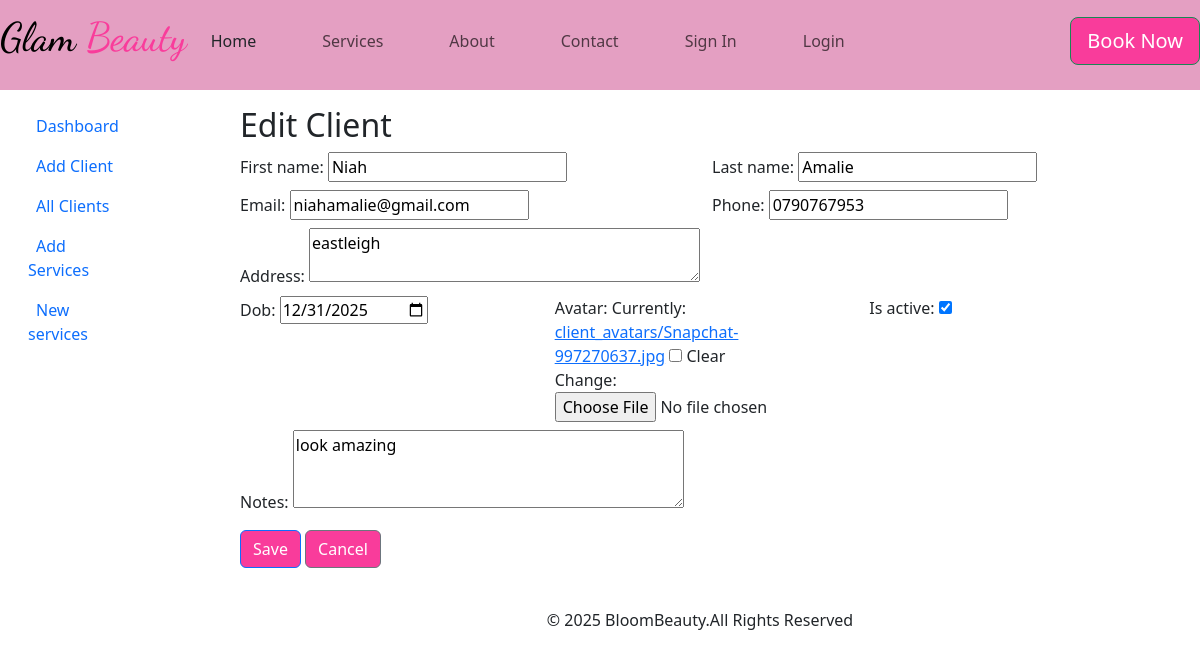
The app's page /6/edit/ (signed in) with its own data.
### cosmetics/models.py (models this page shows, shortened)
class Client(models.Model):
    STATUS_PENDING = 'pending'
    STATUS_APPROVED = 'approved'
    STATUS_REJECTED = 'rejected'
    STATUS_CHOICES = [
        (STATUS_PENDING, 'Pending'),
        (STATUS_APPROVED, 'Approved'),
        (STATUS_REJECTED, 'Rejected'),
    ]
    first_name = models.CharField(max_length=120, null=True, blank=True)
    last_name = models.CharField(max_length=120, blank=True)
    email = models.EmailField(unique=True)
    phone = models.CharField(max_length=30, blank=True)
    address = models.TextField(blank=True)
    dob = models.DateField(null=True, blank=True)
    notes = models.TextField(blank=True)
    avatar = models.ImageField(upload_to='client_avatars/', null=True, blank=True)
    is_active = models.BooleanField(default=True)
    status = models.CharField(max_length=20, choices=STATUS_CHOICES, default=STATUS_PENDING)
    reviewed_by = models.ForeignKey(
        settings.AUTH_USER_MODEL, null=True, blank=True, on_delete=models.SET_NULL, related_name='reviewed_clients'
    )
    reviewed_at = models.DateTimeField(null=True, blank=True)
    review_notes = models.TextField(blank=True)
    created_at = models.DateTimeField(auto_now_add=True)
    updated_at = models.DateTimeField(auto_now=True)
    class Meta:
        ordering = ['last_name', 'first_name']

### cosmetics/views.py (the view, shortened to what this page needs)
# urls.py: path('<int:pk>/edit/', views.ClientUpdateView.as_view(), name='edit'),
class ClientUpdateView(LoginRequiredMixin, UpdateView):
    model = Client
    form_class = ClientForm
    template_name = "clientform.html"
    success_url = reverse_lazy("list")

### cosmetics/forms.py (shortened to what this page needs)
class ClientForm(forms.ModelForm):
    class Meta:
        model = Client
        fields = [
            'first_name', 'last_name', 'email', 'phone',
            'address', 'dob', 'notes', 'avatar', 'is_active'
        ]
        widgets = {
            'dob': forms.DateInput(attrs={'type': 'date'}),
            'notes': forms.Textarea(attrs={'rows': 3}),
            'address': forms.Textarea(attrs={'rows': 2}),
        }

### cosmetics/templates/clientform.html (shortened to what this page needs)
{% extends "base.html" %}
{% load static %}
{% block content %}
<section class="p-3">
  <div class="container">
    <h2>{% if object %}Edit{% else %}Add{% endif %} Client</h2>
    <form method="POST" enctype="multipart/form-data">
      <div class="row">
        <div class="col-md-6">
          {{ form.first_name.label_tag }} {{ form.first_name }}
        </div>
        <div class="col-md-6">
          {{ form.last_name.label_tag }} {{ form.last_name }}
        </div>
      </div>
      <div class="row mt-2">
        <div class="col-md-6">
          {{ form.email.label_tag }} {{ form.email }}
        </div>
        <div class="col-md-6">
          {{ form.phone.label_tag }} {{ form.phone }}
        </div>
      </div>
      <div class="mt-2">
        {{ form.address.label_tag }} {{ form.address }}
      </div>
      <div class="row mt-2">
        <div class="col-md-4">
          {{ form.dob.label_tag }} {{ form.dob }}
        </div>
        <div class="col-md-4">
          {{ form.avatar.label_tag }} {{ form.avatar }}
        </div>
        <div class="col-md-4">
          {{ form.is_active.label_tag }} {{ form.is_active }}
        </div>
      </div>
      <div class="mt-2">
        {{ form.notes.label_tag }} {{ form.notes }}
      </div>
      <div class="mt-3">
      <button class="btn btn-primary" type="submit">Save</button>
        <a class="btn btn-secondary" href="{% url 'dashboard' %}">Cancel</a>
      </div>
    </form>
  </div>
</section>
{% endblock %}

### cosmetics/static/style.css (style rules this page uses)
:root { --bs-secondary: #ff6347; --bs-secondary-bg-rgb: 255, 99, 71; }
.btn { background-color: #f93c9b; ; }

### records on screen
Client: first_name "Niah", last_name "Amalie", email "niahamalie@gmail.com", phone "0790767953", address "eastleigh", dob "12/31/2025", is_active "☑", notes "look amazing"
